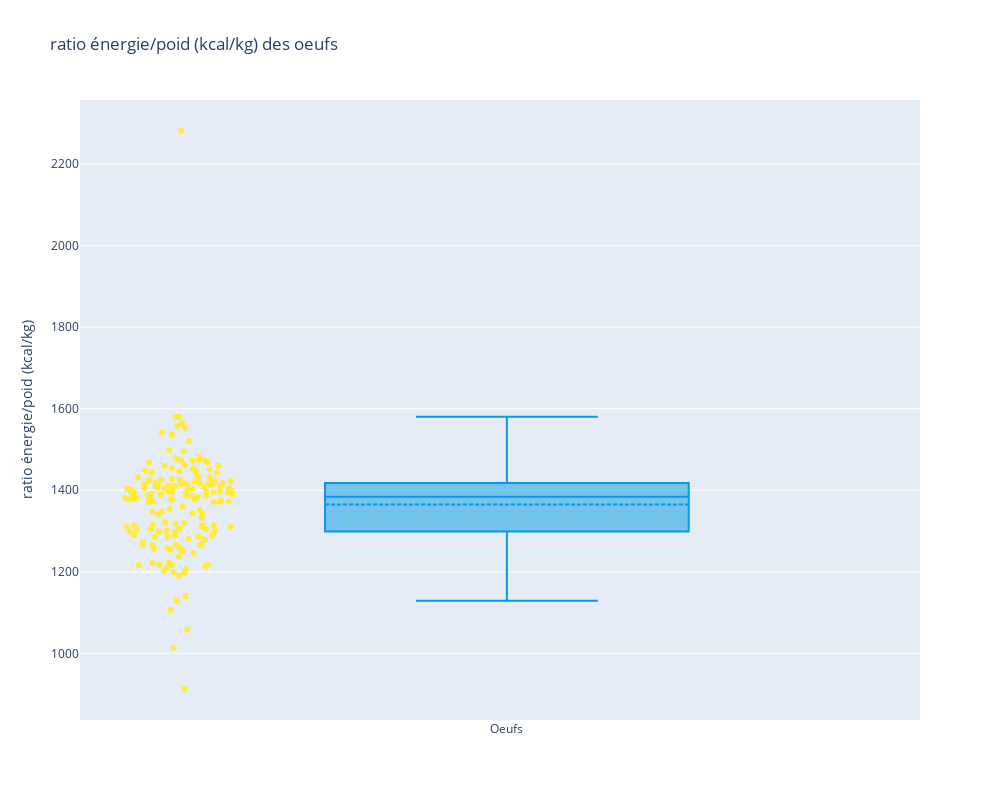

Write notebook code for a chart like this one.
### Code cell
# Création des labels et des valeurs
df=df_cal_g[(df_cal_g['Produit']=='Oeufs')]
label_px = {'x':"produit", 'name':"ratio énergie/poid (kcal/kg)"}

# Création du graphique
fig = go.Figure()
fig.add_trace(go.Box(
    x=df['Produit'],
    y=df['cal_g'],
    name='ratio énergie/poid (kcal/kg)',
    marker_color='rgb(255,235,56)',
    jitter=0.3,
    pointpos=-1.8,
    boxpoints='all', 
    line_color='rgb(3,155,229)',
    boxmean=True
))
fig.update_layout(title_text="ratio énergie/poid (kcal/kg) des oeufs",
                  yaxis_title='ratio énergie/poid (kcal/kg)',)

# Mise à l'échel et affichage du graphique
fig.update_layout(
    autosize=False,
    width=1000,
    height=800
)
fig.show()

### Figure 1 — Plotly figure (JSON) as saved in the notebook; plotly's stock layout.template omitted (floating-point values rounded to 4 significant figures; data arrays with more than 128 entries replaced by an {"elided": "..."} marker saying what was removed)
{"data": [{"boxmean": true, "boxpoints": "all", "jitter": 0.3, "line": {"color": "rgb(3,155,229)"}, "marker": {"color": "rgb(255,235,56)"}, "name": "ratio énergie/poid (kcal/kg)", "pointpos": -1.8, "type": "box", "x": {"elided": "174 str values"}, "y": {"elided": "174 float values"}}], "layout": {"autosize": false, "height": 800, "title": {"text": "ratio énergie/poid (kcal/kg) des oeufs"}, "width": 1000, "yaxis": {"title": {"text": "ratio énergie/poid (kcal/kg)"}}}}
